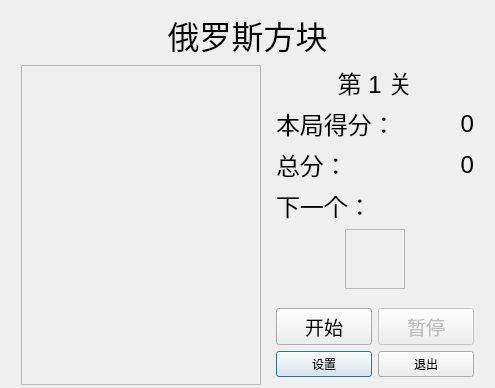
<?xml version="1.0" encoding="UTF-8"?>
<ui version="4.0">
 <class>GameDlg</class>
 <widget class="QDialog" name="GameDlg">
  <property name="geometry">
   <rect>
    <x>0</x>
    <y>0</y>
    <width>495</width>
    <height>388</height>
   </rect>
  </property>
  <property name="sizePolicy">
   <sizepolicy hsizetype="Preferred" vsizetype="Preferred">
    <horstretch>0</horstretch>
    <verstretch>0</verstretch>
   </sizepolicy>
  </property>
  <property name="minimumSize">
   <size>
    <width>480</width>
    <height>388</height>
   </size>
  </property>
  <property name="maximumSize">
   <size>
    <width>65535</width>
    <height>65535</height>
   </size>
  </property>
  <property name="windowTitle">
   <string>GameDlg</string>
  </property>
  <layout class="QVBoxLayout" name="verticalLayout_2">
   <item>
    <widget class="QLabel" name="title">
     <property name="font">
      <font>
       <pointsize>24</pointsize>
      </font>
     </property>
     <property name="text">
      <string>俄罗斯方块</string>
     </property>
     <property name="alignment">
      <set>Qt::AlignCenter</set>
     </property>
    </widget>
   </item>
   <item>
    <layout class="QHBoxLayout" name="horizontalLayout_2">
     <item>
      <spacer name="horizontalSpacer_5">
       <property name="orientation">
        <enum>Qt::Horizontal</enum>
       </property>
       <property name="sizeHint" stdset="0">
        <size>
         <width>13</width>
         <height>307</height>
        </size>
       </property>
      </spacer>
     </item>
     <item>
      <widget class="QFrame" name="gamePanel">
       <property name="sizePolicy">
        <sizepolicy hsizetype="Fixed" vsizetype="Fixed">
         <horstretch>0</horstretch>
         <verstretch>0</verstretch>
        </sizepolicy>
       </property>
       <property name="minimumSize">
        <size>
         <width>240</width>
         <height>320</height>
        </size>
       </property>
       <property name="frameShape">
        <enum>QFrame::StyledPanel</enum>
       </property>
       <property name="frameShadow">
        <enum>QFrame::Raised</enum>
       </property>
      </widget>
     </item>
     <item>
      <spacer name="horizontalSpacer">
       <property name="orientation">
        <enum>Qt::Horizontal</enum>
       </property>
       <property name="sizeHint" stdset="0">
        <size>
         <width>13</width>
         <height>307</height>
        </size>
       </property>
      </spacer>
     </item>
     <item>
      <layout class="QVBoxLayout" name="verticalLayout">
       <item>
        <widget class="QLabel" name="level">
         <property name="font">
          <font>
           <pointsize>18</pointsize>
          </font>
         </property>
         <property name="text">
          <string>第 1 关</string>
         </property>
         <property name="alignment">
          <set>Qt::AlignCenter</set>
         </property>
        </widget>
       </item>
       <item>
        <layout class="QGridLayout" name="gridLayout">
         <item row="0" column="0" colspan="2">
          <widget class="QLabel" name="headlineScore">
           <property name="font">
            <font>
             <pointsize>18</pointsize>
            </font>
           </property>
           <property name="text">
            <string>本局得分：</string>
           </property>
           <property name="alignment">
            <set>Qt::AlignLeading|Qt::AlignLeft|Qt::AlignVCenter</set>
           </property>
          </widget>
         </item>
         <item row="0" column="2">
          <widget class="QLabel" name="score">
           <property name="minimumSize">
            <size>
             <width>72</width>
             <height>0</height>
            </size>
           </property>
           <property name="font">
            <font>
             <pointsize>18</pointsize>
            </font>
           </property>
           <property name="text">
            <string>0</string>
           </property>
           <property name="alignment">
            <set>Qt::AlignRight|Qt::AlignTrailing|Qt::AlignVCenter</set>
           </property>
          </widget>
         </item>
         <item row="1" column="0">
          <widget class="QLabel" name="headlineTotalScore">
           <property name="font">
            <font>
             <pointsize>18</pointsize>
            </font>
           </property>
           <property name="text">
            <string>总分：</string>
           </property>
           <property name="alignment">
            <set>Qt::AlignLeading|Qt::AlignLeft|Qt::AlignVCenter</set>
           </property>
          </widget>
         </item>
         <item row="1" column="1" colspan="2">
          <widget class="QLabel" name="totalScore">
           <property name="minimumSize">
            <size>
             <width>72</width>
             <height>0</height>
            </size>
           </property>
           <property name="font">
            <font>
             <pointsize>18</pointsize>
            </font>
           </property>
           <property name="text">
            <string>0</string>
           </property>
           <property name="alignment">
            <set>Qt::AlignRight|Qt::AlignTrailing|Qt::AlignVCenter</set>
           </property>
          </widget>
         </item>
        </layout>
       </item>
       <item>
        <widget class="QLabel" name="headlineNext">
         <property name="font">
          <font>
           <pointsize>18</pointsize>
          </font>
         </property>
         <property name="text">
          <string>下一个：</string>
         </property>
         <property name="alignment">
          <set>Qt::AlignLeading|Qt::AlignLeft|Qt::AlignVCenter</set>
         </property>
        </widget>
       </item>
       <item>
        <layout class="QHBoxLayout" name="horizontalLayout">
         <item>
          <spacer name="horizontalSpacer_3">
           <property name="orientation">
            <enum>Qt::Horizontal</enum>
           </property>
           <property name="sizeHint" stdset="0">
            <size>
             <width>40</width>
             <height>20</height>
            </size>
           </property>
          </spacer>
         </item>
         <item>
          <widget class="QFrame" name="nextPanel">
           <property name="sizePolicy">
            <sizepolicy hsizetype="Fixed" vsizetype="Fixed">
             <horstretch>0</horstretch>
             <verstretch>0</verstretch>
            </sizepolicy>
           </property>
           <property name="minimumSize">
            <size>
             <width>60</width>
             <height>60</height>
            </size>
           </property>
           <property name="frameShape">
            <enum>QFrame::StyledPanel</enum>
           </property>
           <property name="frameShadow">
            <enum>QFrame::Raised</enum>
           </property>
          </widget>
         </item>
         <item>
          <spacer name="horizontalSpacer_4">
           <property name="orientation">
            <enum>Qt::Horizontal</enum>
           </property>
           <property name="sizeHint" stdset="0">
            <size>
             <width>40</width>
             <height>20</height>
            </size>
           </property>
          </spacer>
         </item>
        </layout>
       </item>
       <item>
        <spacer name="verticalSpacer_2">
         <property name="orientation">
          <enum>Qt::Vertical</enum>
         </property>
         <property name="sizeHint" stdset="0">
          <size>
           <width>169</width>
           <height>13</height>
          </size>
         </property>
        </spacer>
       </item>
       <item>
        <layout class="QGridLayout" name="gridLayout_2">
         <item row="0" column="0">
          <widget class="QPushButton" name="startBtn">
           <property name="font">
            <font>
             <pointsize>14</pointsize>
            </font>
           </property>
           <property name="focusPolicy">
            <enum>Qt::NoFocus</enum>
           </property>
           <property name="text">
            <string>开始</string>
           </property>
          </widget>
         </item>
         <item row="0" column="1">
          <widget class="QPushButton" name="pauseBtn">
           <property name="enabled">
            <bool>false</bool>
           </property>
           <property name="font">
            <font>
             <pointsize>14</pointsize>
            </font>
           </property>
           <property name="focusPolicy">
            <enum>Qt::NoFocus</enum>
           </property>
           <property name="text">
            <string>暂停</string>
           </property>
          </widget>
         </item>
         <item row="1" column="0">
          <widget class="QPushButton" name="setBtn">
           <property name="text">
            <string>设置</string>
           </property>
          </widget>
         </item>
         <item row="1" column="1">
          <widget class="QPushButton" name="exitBtn">
           <property name="text">
            <string>退出</string>
           </property>
          </widget>
         </item>
        </layout>
       </item>
      </layout>
     </item>
     <item>
      <spacer name="horizontalSpacer_2">
       <property name="orientation">
        <enum>Qt::Horizontal</enum>
       </property>
       <property name="sizeHint" stdset="0">
        <size>
         <width>13</width>
         <height>307</height>
        </size>
       </property>
      </spacer>
     </item>
    </layout>
   </item>
   <item>
    <spacer name="verticalSpacer">
     <property name="orientation">
      <enum>Qt::Vertical</enum>
     </property>
     <property name="sizeHint" stdset="0">
      <size>
       <width>20</width>
       <height>13</height>
      </size>
     </property>
    </spacer>
   </item>
  </layout>
 </widget>
 <layoutdefault spacing="6" margin="11"/>
 <resources/>
 <connections/>
</ui>
